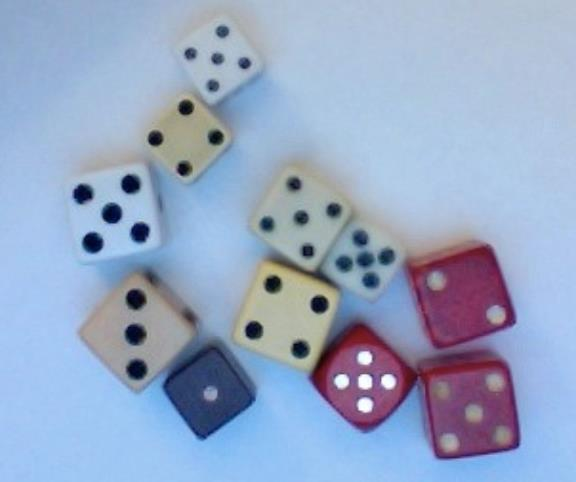
//> input picture data/bt4.png, 576 x 482 px
$ ./drawShapes_findcontour   (built with g++ and OpenCV 4)
//> lines starting //> are read from the running program, lines starting //| are printed output that depends on the picture; after the words box and inside, x2 and y2 are one past the last pixel; in counts of white or black regions, pixels touching at a corner belong together
#include <opencv2/core.hpp>
#include <opencv2/imgproc.hpp>
#include <opencv2/highgui.hpp>
#include <iostream>

using namespace std;
using namespace cv;

int a = 0;
int b = 1;
Mat img, src,gray, dst, edges, img_blur,thresh;
Mat test(Size(576,482), CV_8U, Scalar(0));
static void drawShapes( Mat& image, const vector<vector<Point> >& Shapes, Scalar_< double> &color , const String& nameshapes);
void on_trackbar(int, void*)
{
	// [4 lines of commented-out code are left out]
	Mat element = getStructuringElement( MORPH_ELLIPSE, Size( 2*b + 1, 2*b+1 ), Point( b, b ) );
	dilate( test, dst, element );
	//erode( src, dst, element);
	imshow("test",dst);
	// threshold(img_blur, edges, a, 255, THRESH_BINARY_INV);
	// imshow("test",edges);
}

int main(int argc, char** argv)
{

	img = imread("data/bt4.png",IMREAD_GRAYSCALE);
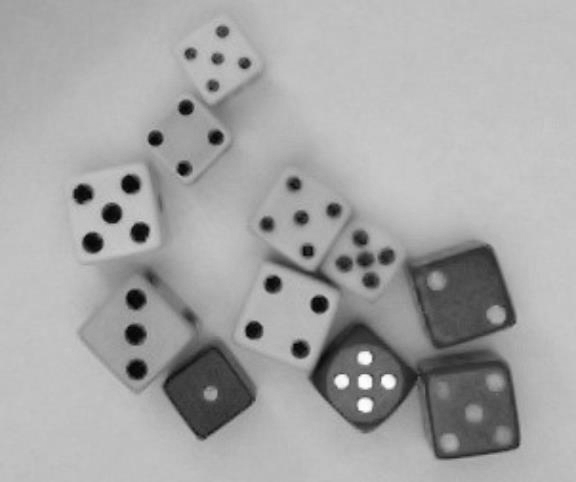
//> img: 482 rows x 576 cols, CV_8UC1; min 3, max 254, mean 165.4

	medianBlur ( img, img_blur, 3 );
	threshold(img_blur, thresh, 115, 255, THRESH_BINARY);
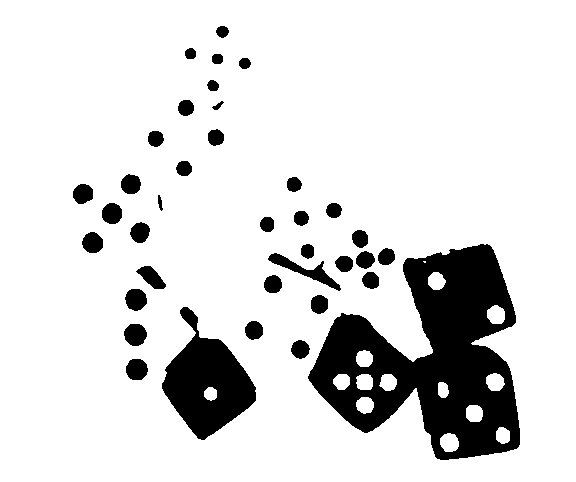
//> thresh: 482 rows x 576 cols, CV_8UC1; 86.2% white; 37 black regions
 	imshow("src", img);
 	//////////////////////////////////

	vector<vector<Point> > Shapes;
	vector<vector<Point> > contours;
	vector<Point> approx;
	findContours(thresh, contours, RETR_LIST, CHAIN_APPROX_SIMPLE);
//> contours = 52 contours, 1 with area under 20; largest, box (x1, y1, x2, y2) and area: (0, 0, 576, 482) 276575, (307, 243, 521, 461) 26807, (161, 306, 257, 441) 6690, (267, 252, 342, 292) 783, (123, 323, 148, 347) 428
	Scalar_<double> circles = Scalar(255);
	for( size_t i = 0; i < contours.size(); i++ )
	{
		approxPolyDP(contours[i], approx, arcLength(contours[i], true)*0.01, true);
		if( fabs(contourArea(approx)) > 110 && fabs(contourArea(approx)) < 525 )//&& isContourConvex(approx) )
		{
			Shapes.push_back(approx);
		}
	}
//> this loop made 52 passes
//> approx on pass 52: 4 Points (x, y): [0, 0], [0, 481], [575, 481], [575, 0]
	drawShapes(test, Shapes, circles, "circle");
	// [5 lines of commented-out code are left out]
	createTrackbar( "max", "src", &b, 255, on_trackbar );
	on_trackbar(0,0);
	waitKey(0);
	return 0;
}
static void drawShapes( Mat& image, const vector<vector<Point> >& Shapes, Scalar_< double> &color , const String& nameshapes)
{
//> called with nameshapes = "circle"
	int n = 1;
	Point_<int> p;
	const Point* a = &p;
    for( size_t i = 0; i < Shapes.size(); i++ )
    {
    	p = Point_<int>(0,0);
       for(size_t j = 0; j < Shapes[i].size(); j++)
       	{
       		p += Shapes[i][j];
       	}
        //(int)Shapes[i].size();
        //putText(image, nameshapes, p[0],FONT_HERSHEY_COMPLEX_SMALL, 1, color, 1, LINE_AA);
        p = p/int(Shapes[i].size());
        cout << Shapes.size() <<endl;
    	polylines(image, &a, &n, 1, true, color, 5, FILLED );
    }
//> this loop made 45 passes
//> p on passes 1 to 12: Point(450, 443), Point(502, 435), Point(475, 413), Point(363, 404), Point(210, 395), Point(443, 389), Point(387, 382), Point(363, 381), Point(341, 381), Point(494, 380), Point(135, 368), Point(363, 356)
//| 45
//| 45
//| 45
//| 45
//| 45
//| 45
//| 45
//| 45
//> (output is shown up to pass 8 of 45)
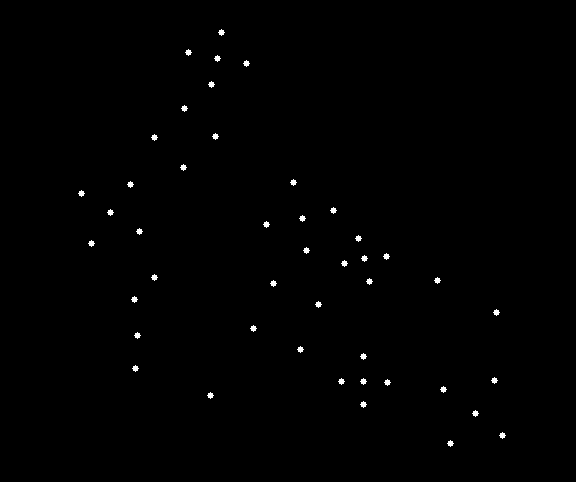
//> image: 482 rows x 576 cols, CV_8UC1; 0.47% white; 45 white regions, largest, box (x1, y1, x2, y2) and area: (218, 29, 225, 36) 29, (185, 49, 192, 56) 29, (214, 55, 221, 62) 29
//> in on_trackbar, `dilate( test, dst, element );`:
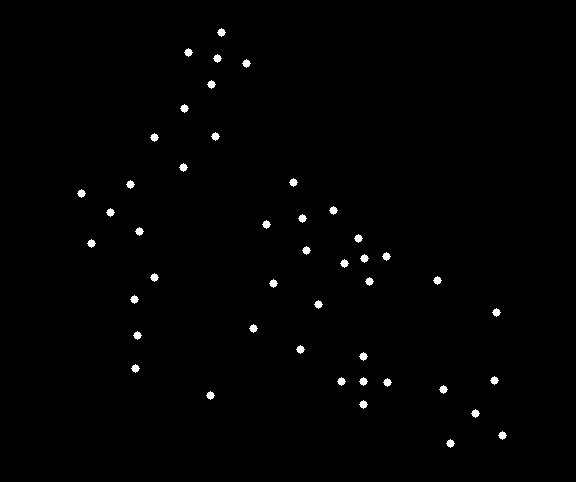
//> dst: 482 rows x 576 cols, CV_8UC1; 0.79% white; 45 white regions, largest, box (x1, y1, x2, y2) and area: (217, 28, 226, 37) 49, (184, 48, 193, 57) 49, (213, 54, 222, 63) 49
}

$ run again, with data/bt2.png copied over data/bt4.png
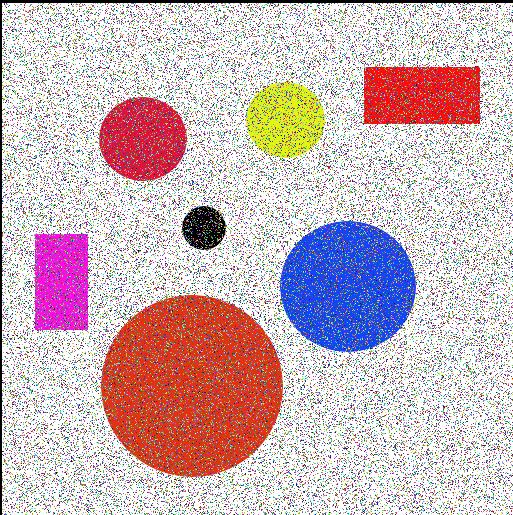
//> input picture data/bt2.png, 513 x 515 px
//> `img = imread("data/bt4.png",IMREAD_GRAYSCALE);`:
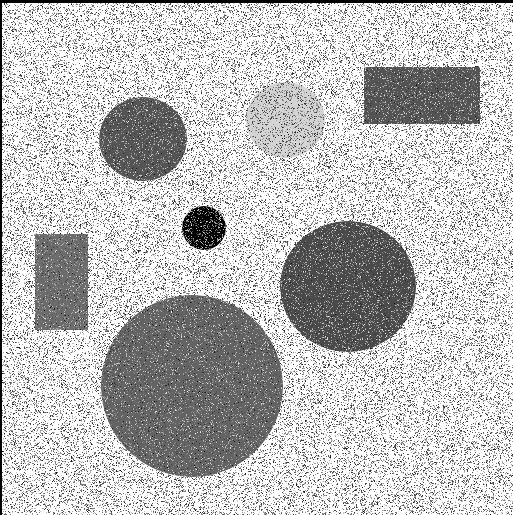
//> img: 515 rows x 513 cols, CV_8UC1; min 0, max 255, mean 191.4
//> `threshold(img_blur, thresh, 115, 255, THRESH_BINARY);`:
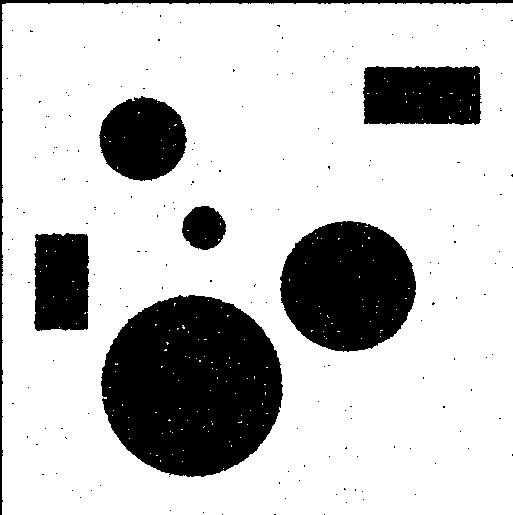
//> thresh: 515 rows x 513 cols, CV_8UC1; 76.9% white; 182 black regions (175 under 20 px)
//> contours = 359 contours, 352 with area under 20; largest, box (x1, y1, x2, y2) and area: (2, 3, 513, 515) 260466, (100, 294, 284, 478) 25981, (279, 220, 417, 353) 14018, (362, 65, 483, 126) 6753, (98, 95, 188, 182) 5793, (33, 232, 90, 332) 5203, (181, 205, 227, 251) 1524
//> the loop `for( size_t i = 0; i < contours.size(); i++ )` made 359 passes
//> approx on passes 6, 10, 11: 4 Points (x, y): [79, 497], [80, 496], [81, 497], [80, 498], 4 Points (x, y): [90, 490], [91, 489], [92, 490], [91, 491], 4 Points (x, y): [71, 490], [72, 489], [73, 490], [72, 491]
//> after the loop `for( size_t i = 0; i < contours.size(); i++ )`: approx = 4 Points (x, y): [2, 4], [2, 514], [512, 514], [512, 3]; Shapes = 0 contours
//> after the loop in drawShapes, `for( size_t i = 0; i < Shapes.size(); i++ )`: p = Point(0, 0)

$ run again, with data/baboon.png copied over data/bt4.png
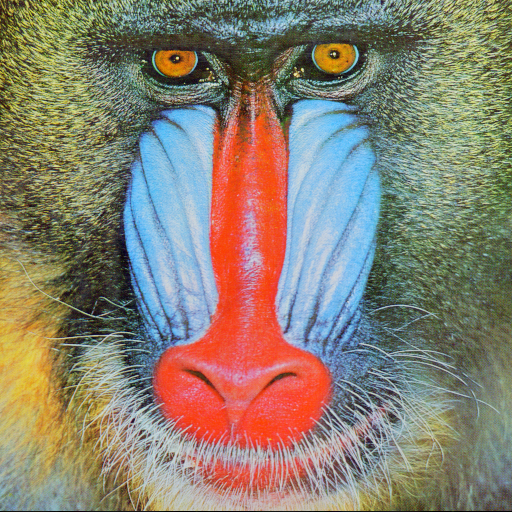
//> input picture data/baboon.png, 512 x 512 px
//> `threshold(img_blur, thresh, 115, 255, THRESH_BINARY);`:
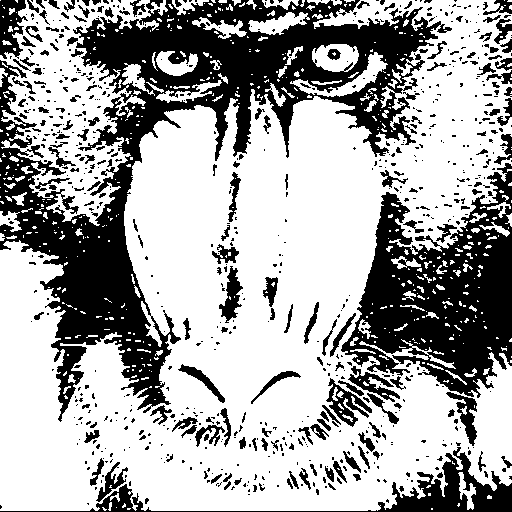
//> thresh: 512 rows x 512 cols, CV_8UC1; 65.3% white; 782 black regions (604 under 20 px)
//> contours = 1361 contours, 1071 with area under 20; largest, box (x1, y1, x2, y2) and area: (0, 0, 512, 511) 153478, (0, 0, 168, 226) 17309, (325, 377, 373, 428) 1008, (312, 44, 359, 72) 992, (290, 52, 388, 97) 948
//> the loop `for( size_t i = 0; i < contours.size(); i++ )` made 1361 passes
//> approx on passes 3, 51: 1 Point (x, y): [116, 507], 1 Point (x, y): [330, 475]
//> after the loop `for( size_t i = 0; i < contours.size(); i++ )`: approx = 1 Point (x, y): [0, 0]
//> the loop in drawShapes, `for( size_t i = 0; i < Shapes.size(); i++ )` made 39 passes
//> p on passes 1 to 8: Point(467, 492), Point(304, 477), Point(113, 479), Point(339, 470), Point(96, 473), Point(351, 460), Point(365, 439), Point(90, 435)
//> (printed output is left out)
//> in on_trackbar, `dilate( test, dst, element );`:
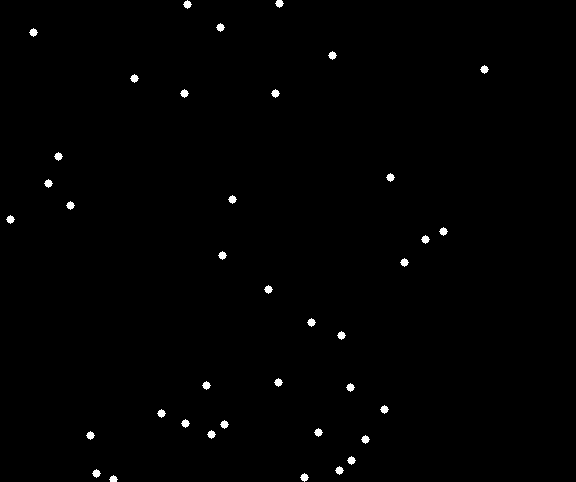
//> dst: 482 rows x 576 cols, CV_8UC1; 0.67% white; 38 white regions, largest, box (x1, y1, x2, y2) and area: (183, 0, 192, 9) 49, (216, 23, 225, 32) 49, (29, 28, 38, 37) 49
